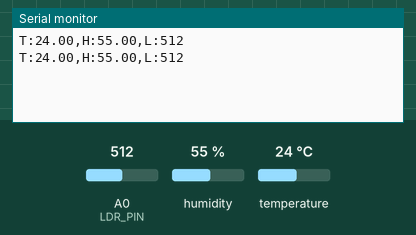
Bench run of a sketch on a simulated Arduino Uno, built with avr-gcc and run on an emulated ATmega328P. On the bench: the last lines printed to the serial monitor. The test bench sets the inputs (shaded band); at power-on: humidity 55 %, A0 (LDR_PIN) = 512, temperature 24 °C.

Above: at 2.8 s.
2.9 s: humidity set to 22 %
At 4.9 s:
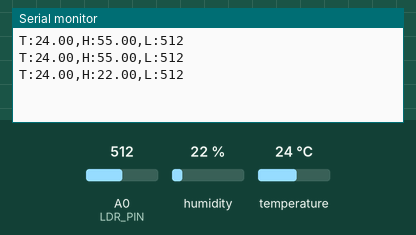
5.6 s: A0 (LDR_PIN) set to 716
At 7.6 s:
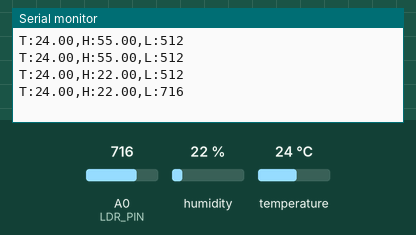
8.3 s: temperature set to 12 °C
At 10.8 s:
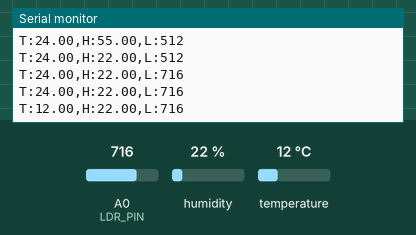
11.0 s: A0 (LDR_PIN) set to 900
At 13.1 s:
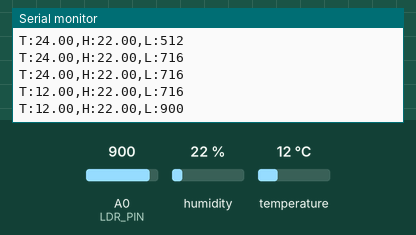
13.7 s: humidity set to 40 %
At 15.7 s:
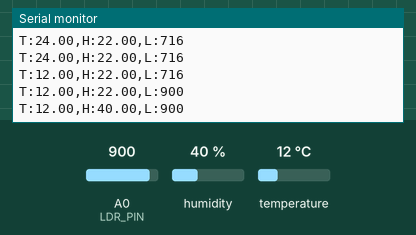
Timing chart, 0 to 17.2 s (numbered marks = the images above; inputs shaded):
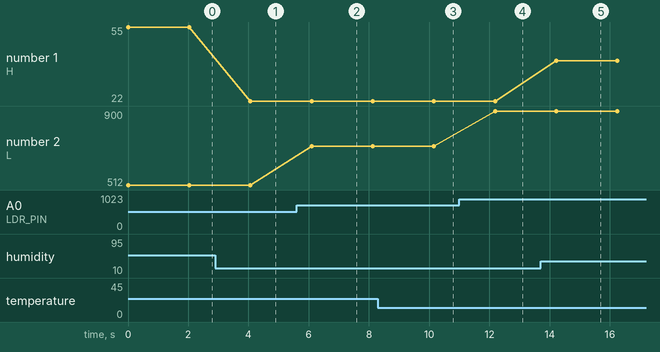

The sketch:

arduino_code.ino.ino
```cpp
#include <DHT.h>
#include <SoftwareSerial.h>

#define DHTPIN 2
#define DHTTYPE DHT22
DHT dht(DHTPIN, DHTTYPE);

#define LDR_PIN A0

SoftwareSerial espSerial(10, 11); // RX, TX (for ESP-01S)

void setup() {
  Serial.begin(9600);       // For LabVIEW via USB
  espSerial.begin(9600);    // For ESP-01S
  dht.begin();
}

void loop() {
  float temp = dht.readTemperature();
  float hum = dht.readHumidity();
  int light = analogRead(LDR_PIN);

  if (isnan(temp) || isnan(hum)) {
    Serial.println("Failed to read from DHT sensor!");
    return;
  }

  // Data format
  String data = "T:" + String(temp) + ",H:" + String(hum) + ",L:" + String(light);

  Serial.println(data);      // To LabVIEW
  espSerial.println(data);   // To ESP-01S

  delay(2000);
}
```

Measured:
- after the input at 2.9 s, the serial monitor: prints a new line after 1.2 s (image 1)
- after the input at 5.6 s, the serial monitor: prints a new line after 0.50 s (image 2)
- after the input at 8.3 s, the serial monitor: prints a new line after 1.9 s (image 3)
- after the input at 11.0 s, the serial monitor: prints a new line after 1.2 s (image 4)
- after the input at 13.7 s, the serial monitor: prints a new line after 0.52 s (image 5)
- plotted number 1: 55 → 22 after the input at 2.9 s, 22 → 40 after the input at 13.7 s
- plotted number 2: 512 → 716 after the input at 5.6 s, 716 → 900 after the input at 11.0 s
